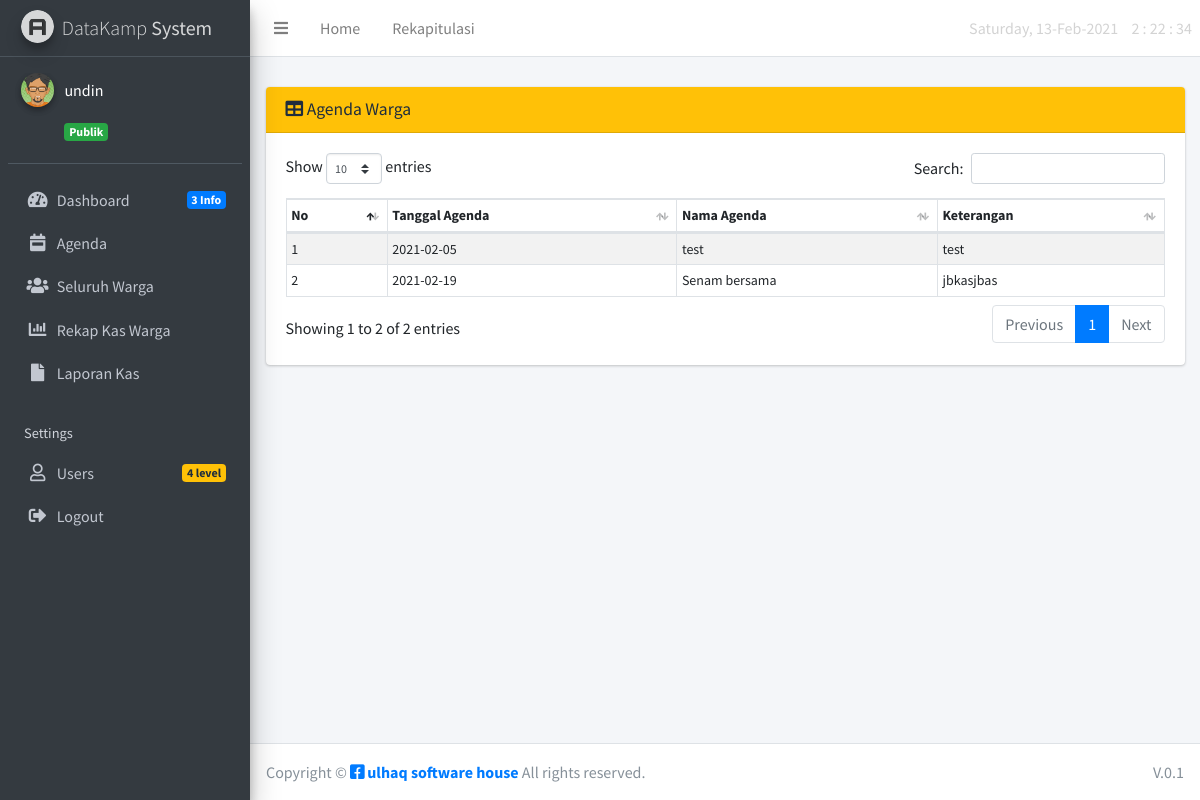
Page /index.php?page=publik_agenda (signed in) on the committed database.
### tables this page shows
CREATE TABLE `tb_agenda` (
  `id` int(2) NOT NULL,
  `tgl_kegiatan` varchar(10) NOT NULL,
  `nama_kegiatan` varchar(100) NOT NULL,
  `keterangan` varchar(500) NOT NULL
);

### functions.php (called while the page is built, shortened)
<?php
$conn = mysqli_connect("localhost", "root", "", "datakampung");
function agenda($query)
{
    global $conn;
    $result = mysqli_query($conn, $query);
    $rows = [];
    while ($row = mysqli_fetch_assoc($result)) {
        $rows[] = $row;
    }
    return $rows;
}

### agenda/publik_agenda.php (the view, shortened to what this page needs)
<?php
require 'functions.php';
$data = agenda("SELECT * FROM tb_agenda");
?>
<div class="card card-info ">
	<div class="card-header bg-warning">
		<h3 class="card-title">
			<i class="fa fa-table"></i>  Agenda Warga
        </h3>
	</div>
	<div class="card-body">
		<div class="table-responsive">
			<table id="example1" class="table table-bordered table-striped table-sm hover" style="font-size:14px;">
				<thead>
					<tr>
						<th>No</th>
						<th>Tanggal Agenda</th>
						<th>Nama Agenda</th>
                        <th>Keterangan</th>
					</tr>
				</thead>
				<tbody>
                <?php $no = 1; ?>
                <?php foreach($data as $agenda): ?>
					<tr>
						<td><?= $no++; ?></td>
						<td><?= $agenda["tgl_kegiatan"]; ?></td>
                        <td><?= $agenda["nama_kegiatan"]; ?></td>
                        <td><?= $agenda["keterangan"]; ?></td>
					</tr>
                <?php endforeach ; ?>
				</tbody>
			</table>
		</div>
	</div>

### rows in the picture
tb_agenda: tgl_kegiatan "2021-02-05", nama_kegiatan "test", keterangan "test"
tb_agenda: tgl_kegiatan "2021-02-19", nama_kegiatan "Senam bersama", keterangan "jbkasjbas"

### other values in the picture
$data_user "undin"
$data_level "Publik"
